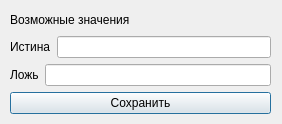
<?xml version="1.0" encoding="UTF-8"?>
<ui version="4.0">
 <class>Logical</class>
 <widget class="QDialog" name="Logical">
  <property name="geometry">
   <rect>
    <x>0</x>
    <y>0</y>
    <width>282</width>
    <height>124</height>
   </rect>
  </property>
  <property name="minimumSize">
   <size>
    <width>282</width>
    <height>124</height>
   </size>
  </property>
  <property name="maximumSize">
   <size>
    <width>282</width>
    <height>124</height>
   </size>
  </property>
  <property name="windowTitle">
   <string>Логическое значение</string>
  </property>
  <widget class="QWidget" name="layoutWidget">
   <property name="geometry">
    <rect>
     <x>10</x>
     <y>10</y>
     <width>261</width>
     <height>104</height>
    </rect>
   </property>
   <layout class="QVBoxLayout" name="verticalLayout_2">
    <item>
     <widget class="QLabel" name="label">
      <property name="text">
       <string>Возможные значения</string>
      </property>
     </widget>
    </item>
    <item>
     <layout class="QVBoxLayout" name="verticalLayout">
      <item>
       <layout class="QHBoxLayout" name="horizontalLayout">
        <item>
         <widget class="QLabel" name="label_2">
          <property name="text">
           <string>Истина</string>
          </property>
         </widget>
        </item>
        <item>
         <widget class="QLineEdit" name="lineEdit"/>
        </item>
       </layout>
      </item>
      <item>
       <layout class="QHBoxLayout" name="horizontalLayout_2">
        <item>
         <widget class="QLabel" name="label_3">
          <property name="text">
           <string>Ложь</string>
          </property>
         </widget>
        </item>
        <item>
         <widget class="QLineEdit" name="lineEdit_2"/>
        </item>
       </layout>
      </item>
     </layout>
    </item>
    <item>
     <widget class="QPushButton" name="pushButton">
      <property name="text">
       <string>Сохранить</string>
      </property>
     </widget>
    </item>
   </layout>
  </widget>
 </widget>
 <resources/>
 <connections/>
</ui>
